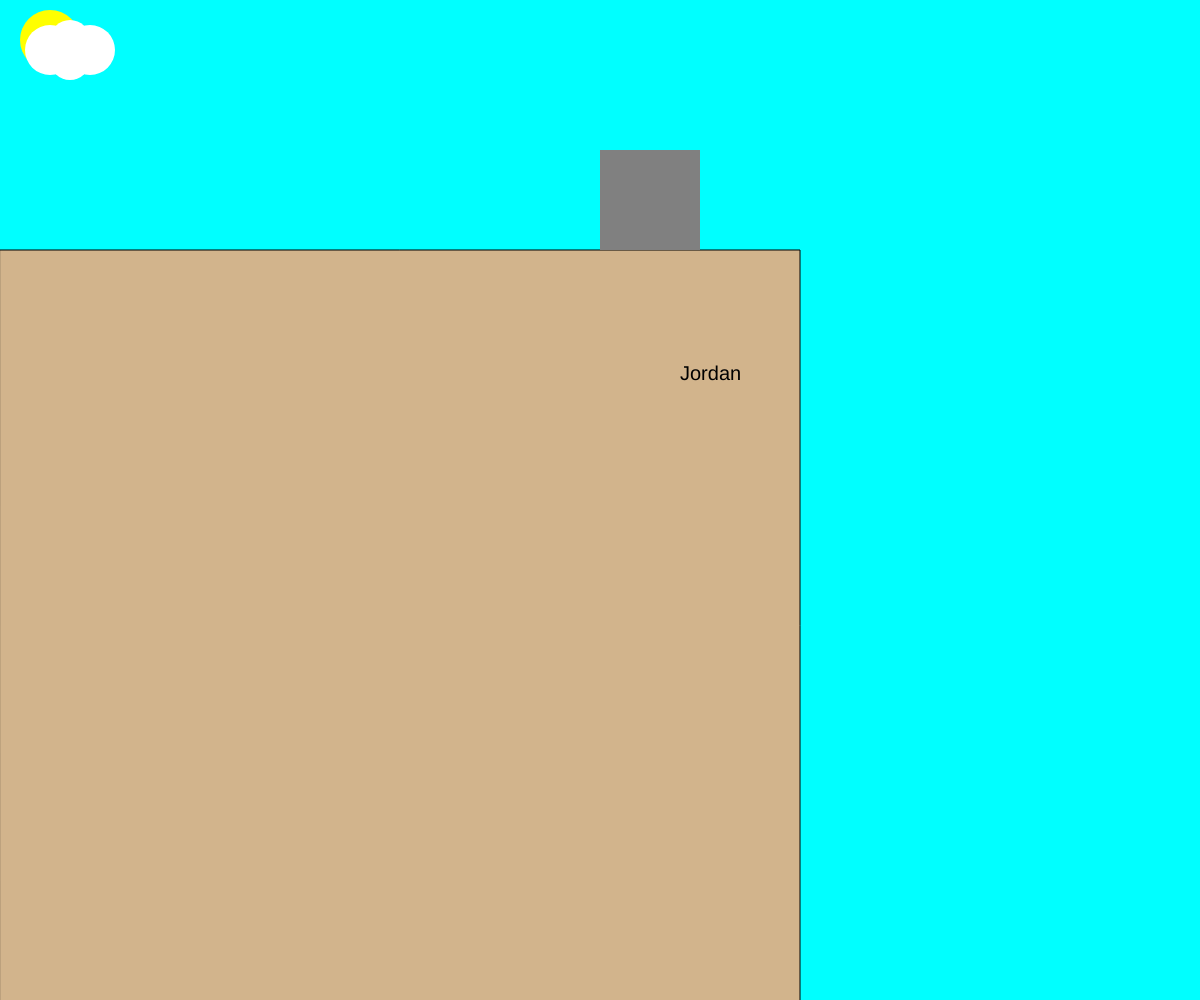
Frame 1 (no input)
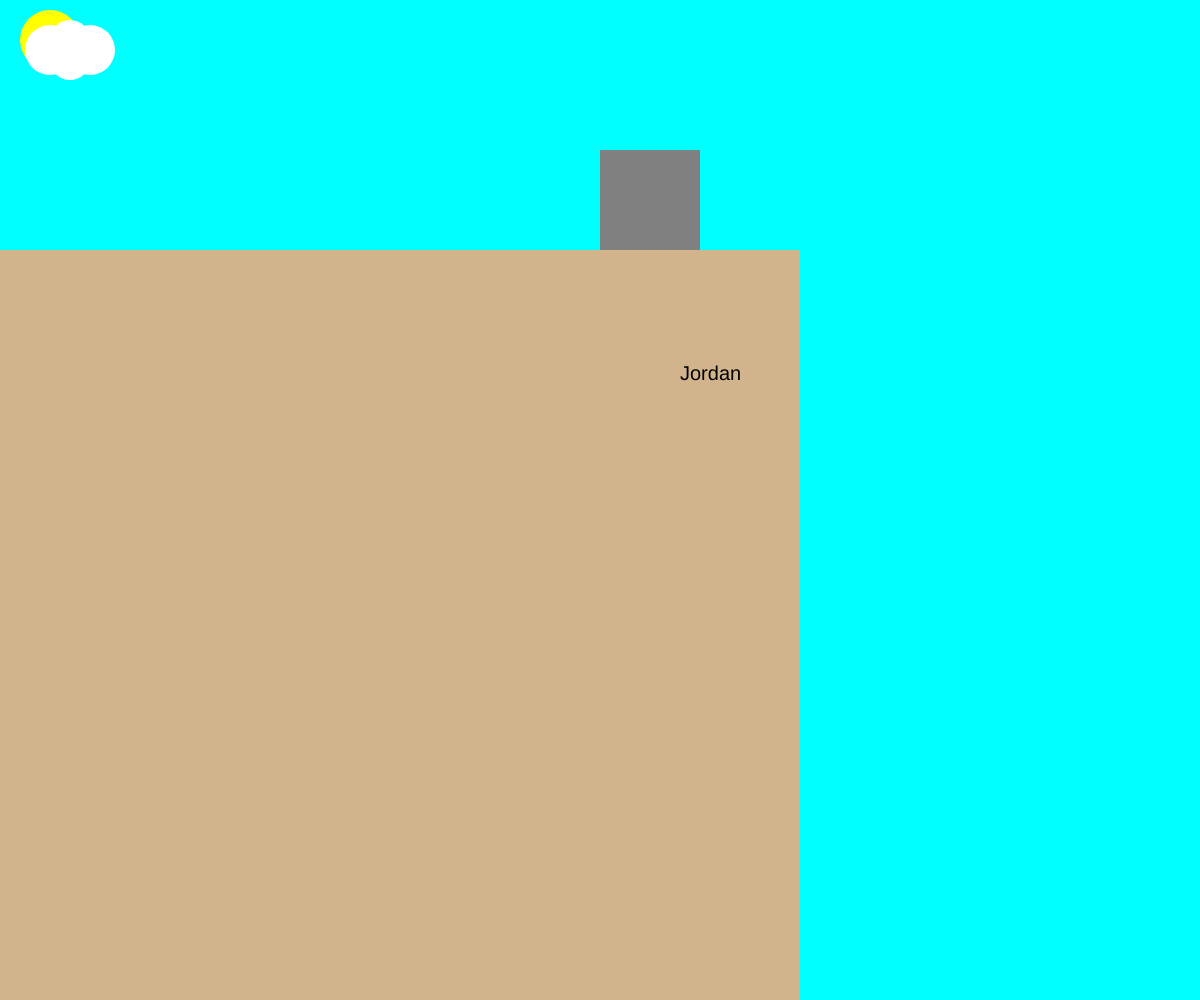
Frame 60 (no input)
Frame 120 (the mouse pressed at the canvas centre since frame 60): identical to frame 60, image omitted

The p5.js sketch that drew these frames (run headless with seeded random() and noise() and a simulated clock; from frame 60 on, the mouse is pressed at the canvas centre):

// p5.js sketch
// ── sketch.js
// Project Title
// Your Name
// Date
//
// Extra for Experts:
// - describe what you did to take this project "above and beyond"


function setup() {
  createCanvas( windowWidth, windowHeight);
}

function draw() {
background("cyan");

fill("Tan");
square(0, 250, 800, 000);
noStroke();


fill("yellow");
circle(50,40,60)
  

 fill("white");
 circle(50,50,50);
 circle(70,60,40);
 circle(90,50,50);
 circle(70,40,40);
 noStroke();
 
 fill("Black");
 textSize(20);
 text("Jordan", 680, 380);


fill("gray")
 square(600, 150, 100)


}

 
  
